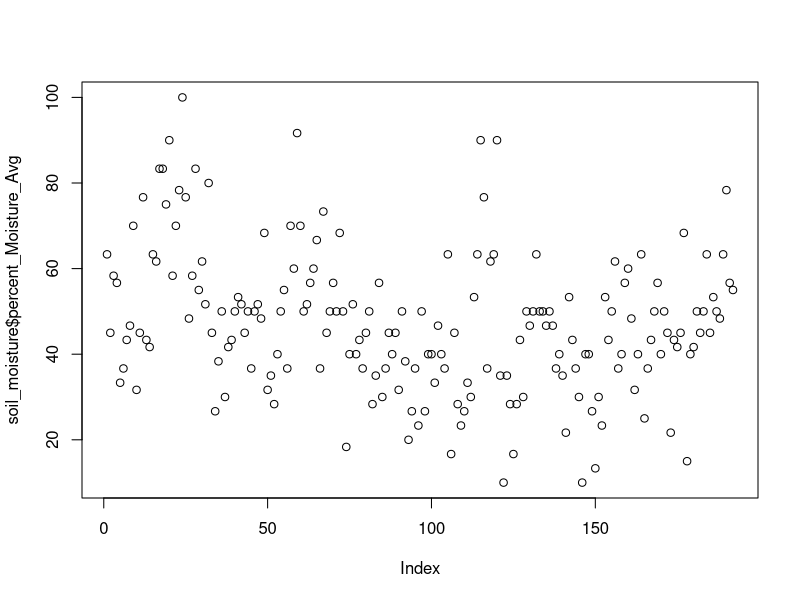
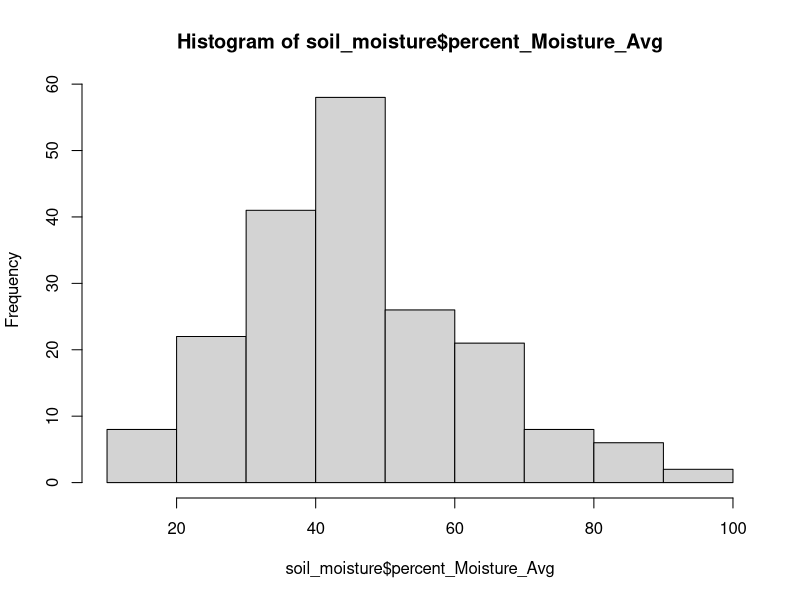
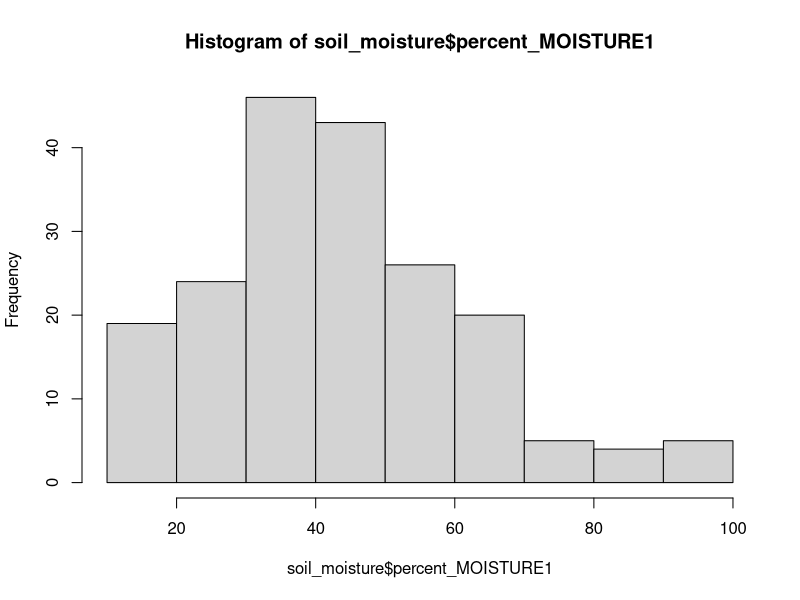
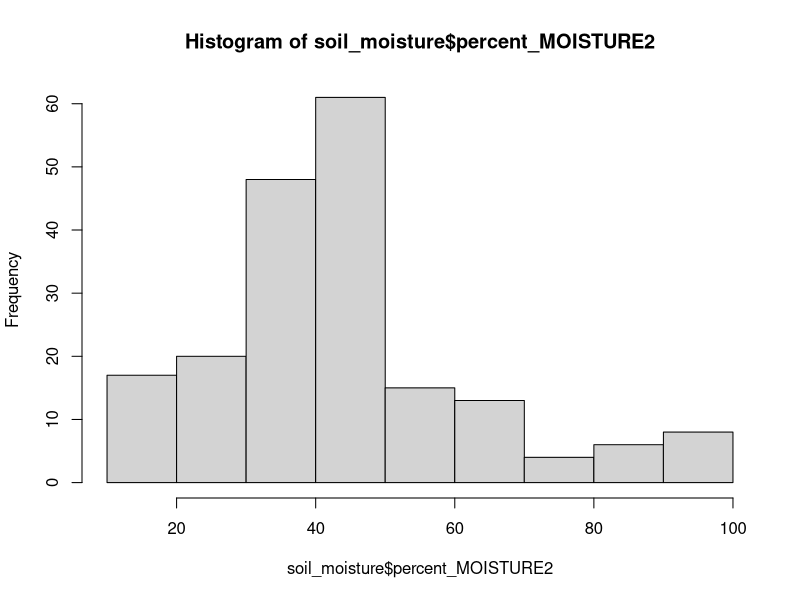
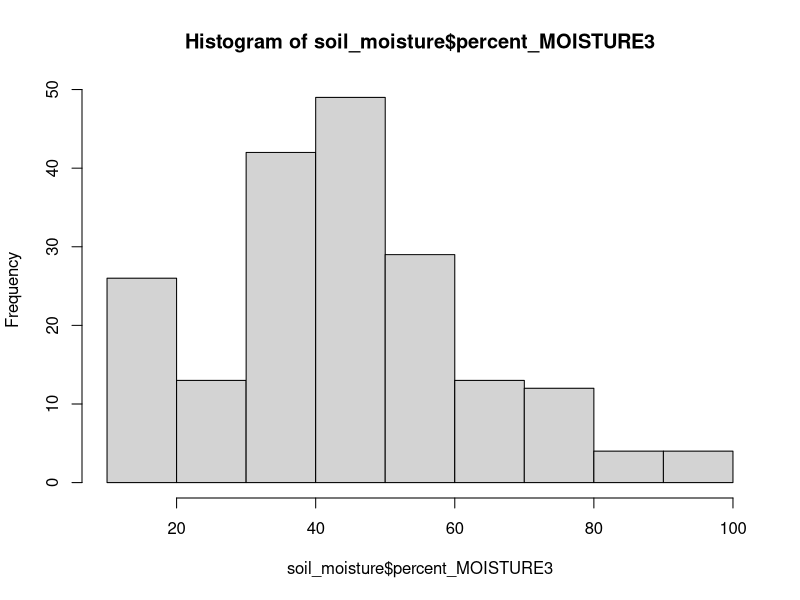
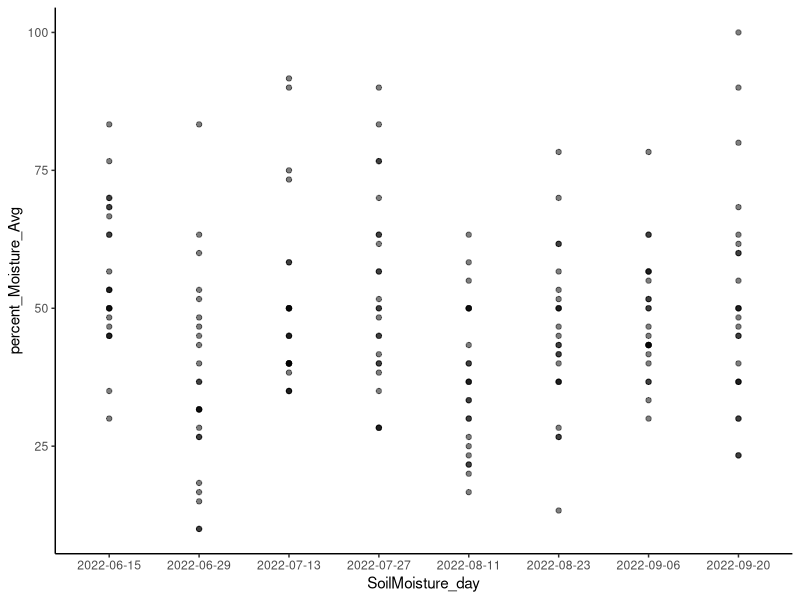
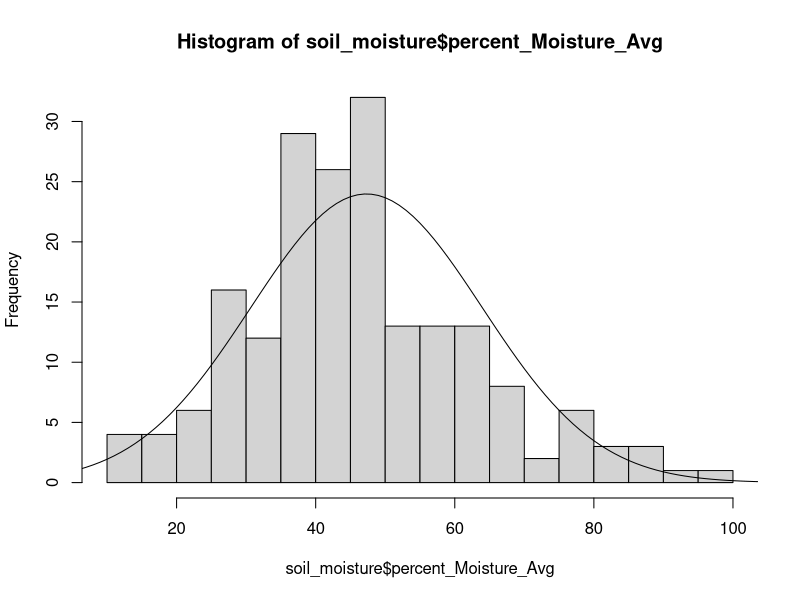

Source code (R) for these figures, in order: (Note: this script raises an error after producing the figures.)
# Aaron Tayal
# Sept 24, 2024
# Exploratory data visualization of environmental variables recorded in 2022 at 
# Powdermill Nature Reserve in the tornado/salvage areas

library(ggplot2)
library(dplyr)
library(lubridate)

# Soil moisture 2022 ################################################################

soil_moisture_0 <- read.csv("Aaron_PNR_formatted_csvs/Aaron_formatted_Soil_moisture_PNR_ENV_2022.csv")
soil_moisture_0$SoilMoisture_day <- as.factor(ymd(soil_moisture_0$SoilMoisture_Date))

# Information on the transect groups and areas of each trap
trap_locations <- read.csv("Aaron_PNR_formatted_csvs/Aaron_formatted_PNR_PitfallTrapLocations_2015.csv",
                           colClasses = c("integer", "integer", "factor", "factor", "factor", "numeric", "numeric"))
soil_moisture <- right_join(trap_locations, soil_moisture_0, by="Plot")

summary(soil_moisture)
plot(soil_moisture$percent_Moisture_Avg)
hist(soil_moisture$percent_Moisture_Avg)
hist(soil_moisture$percent_MOISTURE1)
hist(soil_moisture$percent_MOISTURE2)
hist(soil_moisture$percent_MOISTURE3)

ggplot(data=soil_moisture, aes(x=SoilMoisture_day, 
                               y=percent_Moisture_Avg)) +
  geom_point(alpha=0.5) + theme_classic()

# Idea: make a Parallel coordinates plot

# How much variation in soil moisture is related to forest disturbance
# type (undisturbed, wind-disturbed, or salvage-logged)? How much variation
# is related to transect? How much variation is related to date of measurement?

# Calculate the variance of percent soil moisture (averaging the three readings):
overall_var <- var(soil_moisture$percent_Moisture_Avg)
overall_mean <- mean(soil_moisture$percent_Moisture_Avg)
x_values <- -25:125
# Prob. density function of normal distribution:
y_values <- dnorm(x_values, overall_mean, sqrt(overall_var))
histogram <- hist(soil_moisture$percent_Moisture_Avg, plot=FALSE, breaks=20)
plot(histogram)
lines(x=x_values, y=1000*y_values)

# I think a normal distribution fits the data fairly well (subjectively).
ggplot(data=soil_moisture, aes(x=Treatment, y=percent_Moisture_Avg)) +
         geom_jitter(height=0, width=0.1, alpha=0.5)
# However, the above graph suggests that the within-group variance of 
# wind-disturbed plots (with multiple sample dates as separate replicates)
# is greater than that of salvage-logged plots. 

# Verify my observation by looking at the variances:
soil_moisture_by_treatment <- soil_moisture %>% group_by(Treatment) %>% 
  summarise(mean_moisture = mean(percent_Moisture_Avg),
            var_moisture = var(percent_Moisture_Avg),
            n_moisture = n())
soil_moisture_by_treatment

# Does this pattern still hold after taking the mean soil moisture for each plot 
# over the whole season?
soil_moisture_by_plot <- soil_moisture %>% group_by(Plot) %>% 
  summarise(Treatment = first(Treatment),
            mean_moisture = mean(percent_Moisture_Avg),
            var_moisture = var(percent_Moisture_Avg),
            n_moisture = n())
ggplot(data=soil_moisture_by_plot, aes(x=Treatment, y=mean_moisture)) +
  geom_jitter(height=0, width=0.1, alpha=0.5)
# Yes, the pattern still holds that wind-disturbed sites seem more heterogeneous
# in their soil moisture compared to salvaged sites.

# Ground cover 2022 #################################################################

cover <- read.csv("Aaron_PNR_formatted_csvs/Aaron_formatted_percent_cover_PNR_ENV_2022.csv")
# It seems that the ground cover was evaluated four times in 2022: in June, 
# July, August, and September

cover$Treatment <- as.factor(cover$Treatment)
cover$Plot <- as.factor(cover$Plot)
cover$Date1 <- (ymd(cover$Date_yyyy.mm.dd))
cover$day_of_year <- yday(cover$Date_yyyy.mm.dd)

# What happens if you add up all the cover values?
cover$total_cover <- cover$VegAvg + cover$LitterAvg + cover$BareGAvg +
  cover$FWDAvg + cover$CWDAvg + cover$RockAvg

cover$total_cover1 <- cover$Veg1 + cover$Litter1 + cover$BareG1 +
  cover$FWD1 + cover$CWD1 + cover$Rock1

cover$total_cover2 <- cover$Veg2 + cover$Litter2 + cover$BareG2 +
  cover$FWD2 + cover$CWD2 + cover$Rock2

# I found a typo in the data: 
cover[cover$Date == "Aug 11 2022" & cover$Plot == 52, "Veg2"] # says 660
# It seems like this should have been 60%, not 660%
typo_row <- which(cover$Date == "Aug 11 2022" & cover$Plot == 52)
cover[typo_row, "total_cover2"] # says 700
cover[typo_row, "Veg2"] <- 60
cover[typo_row, "Veg1"]
cover[typo_row, "VegAvg"] <- 50

cover$total_cover <- cover$VegAvg + cover$LitterAvg + cover$BareGAvg +
  cover$FWDAvg + cover$CWDAvg + cover$RockAvg

cover$total_cover1 <- cover$Veg1 + cover$Litter1 + cover$BareG1 +
  cover$FWD1 + cover$CWD1 + cover$Rock1

cover$total_cover2 <- cover$Veg2 + cover$Litter2 + cover$BareG2 +
  cover$FWD2 + cover$CWD2 + cover$Rock2

# Plot some histograms:
hist(cover$VegAvg, breaks=10) # vegetation cover ranges from 0 to 100%, with
# most measurements around 10-60%
hist(cover$LitterAvg, breaks=10) # Litter ranges from 0 to 90%, with measurements
# fairly evenly distributed in that range
hist(cover$BareGAvg, breaks=10) # Bare ground seems relatively rare overall
hist(cover$FWDAvg, breaks=10) # Fine woody debris ranges from 0 to 25%, with most
# measurements being about 5 to 15% cover
hist(cover$CWDAvg, breaks=10) # CWD seems rare overall
hist(cover$RockAvg, breaks=10) # Rock cover ranges from 0 to ~30%, with the 
# majority of measurements in the 0-10% range

# Average across sample date: 
cover_by_plot <- cover %>% group_by(Plot) %>%
  summarize(Treatment = first(Treatment),
            VegAvg = mean(VegAvg),
            LitterAvg = mean(LitterAvg),
            BareGAvg = mean(BareGAvg),
            FWDAvg = mean(FWDAvg),
            CWDAvg = mean(CWDAvg),
            RockAvg = mean(RockAvg),
            VegHtAvg = mean(VegHtAvg))

# How does vegetation cover vary by treatment?
ggplot(data=cover_by_plot, aes(x=Treatment, y=VegAvg)) +
  geom_point(alpha=0.5) 
# I notice that Plot 49 (Salvaged) has a very high vegetation cover
# It is on the very southwest side of the whole area (see map)

# How does litter cover vary by treatment?
ggplot(data=cover_by_plot, aes(x=Treatment, y=LitterAvg)) +
  geom_point(alpha=0.5) 

# How does bare ground cover vary by treatment?
ggplot(data=cover_by_plot, aes(x=Treatment, y=BareGAvg)) +
  geom_jitter(alpha=0.5, width=0.05, height=0) 
# A few of the Salvaged and Windthrow plots appear to have slightly
# higher bare ground %s than all of the Forest plots

# How does fine woody debris cover vary by treatment?
ggplot(data=cover_by_plot, aes(x=Treatment, y=FWDAvg)) +
  geom_jitter(alpha=0.5, width=0.05, height=0) 

# How does coarse woody debris cover vary by treatment?
ggplot(data=cover_by_plot, aes(x=Treatment, y=CWDAvg)) +
  geom_jitter(alpha=0.5, width=0.05, height=0) 
# Although the percent cover of CWD is low in general, 
# it is suprising to me that a few of the forest plots have
# higher CWD %s than the windthrow or salvaged plots

# How does rock cover vary by treatment?
ggplot(data=cover_by_plot, aes(x=Treatment, y=RockAvg)) +
  geom_jitter(alpha=0.5, width=0.05, height=0) 

# Vegetation height 2022 ##############################################

# Did vegetation height increase over the growing season?
ggplot(data=cover, aes(x=day_of_year, y=VegHtAvg)) +
  geom_point(alpha=0.5)
veg_height_change <- lm(VegHtAvg ~ Date_yyyy.mm.dd, data=cover)
summary(veg_height_change)
# Vegetation height appears to slightly decrease over time, with
# lowest height in September

# How does vegetation height vary by treatment?
ggplot(data=cover_by_plot, aes(x=Treatment, y=VegHtAvg)) +
  geom_jitter(alpha=0.5, width=0.05, height=0) 
# Again, plot 49 has abnormally high vegetation height
# Some of the windthrow plots seem to have taller vegetation than the 
# salvaged or forest plots

# Canopy openness 2022 #############################################################

densi <- read.csv("Aaron_PNR_formatted_csvs/Aaron_formatted_canopy_openness_PNR_ENV_2022.csv")
densi$Treatment <- as.factor(densi$Treatment)

# How does canopy openness vary by treatment?
ggplot(data=densi, aes(x=Treatment, y=Densi.Total)) +
  geom_jitter(alpha=0.5, width=0.05, height=0) 
# Plot 49 has a very open canopy

ggplot(data=densi, aes(x=Treatment, y=Densi.Total)) +
  geom_jitter(alpha=0.5, width=0.05, height=0) +
  ylim(0,20)
# Also, some of the other salvaged and windthrow plots have slightly
# higher canopy openness than all the other forest plots. But it seems like 
# differences in canopy openness have largely disappeared.

# Soil moisture 2015 ###########################################################
library(readxl)
soil_moisture_temp_2015_0 <- read_excel("PNR_Raw_Data/PNR_EnvironmentalData.xlsx", 
                                      sheet = 9)
# IMPORTANT NOTE: It appears that soil moisture was measured at plot 65 instead
# of plot 63. Looking at the map shows 65 is a short distance away from 63 and 
# also in the Windthrow treatment

soil_moisture_temp_2015 <- soil_moisture_temp_2015_0 %>% 
  filter(Quadrat >= 41 & Quadrat <= 65) %>% select(-"Block ID")
# Looks like soil moisture was taken at 6 time points

soil_moisture_temp_2015$SoilMoist1 <- as.numeric(soil_moisture_temp_2015$SoilMoist1)
# SoilMoist1 has some amount of missing data esp. towards end of summer

soil_moisture_temp_2015 %>% mutate(SoilMoistAvrg = rowMeans(SoilMoist1, SoilMoist2, 
                                                        SoilMoist3, na.rm=T))
# ^^^^^^^^^^^^^^^^^^^^^^^^^^^ having trouble

                                              

# Ground cover 2015 ############################################################

# Vegetation height 2015 #######################################################

# Canopy openness 2015 #########################################################






